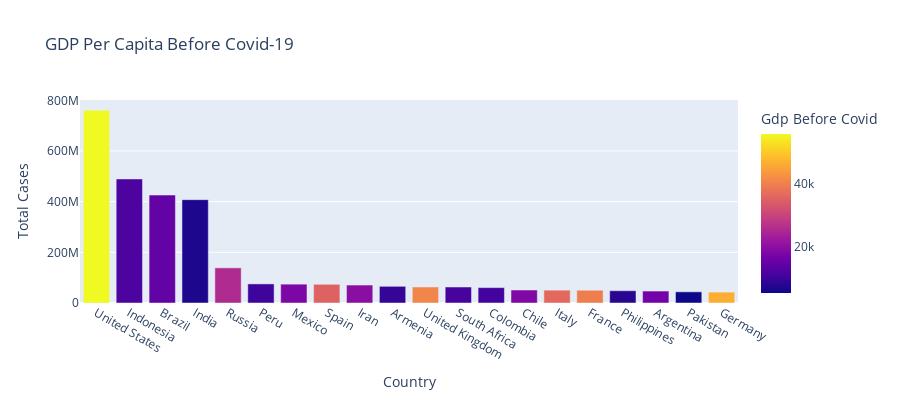

Here is the notebook cell this chart was saved with:
### Markdown cell above
# Analyzing the impact on Economy

Here the GDP per capita is the primary factor for analyzing the economic slowdowns caused due to the outbreak of covid-19. 
Let's have a look at the GDP per capita before the outbreak among the countries with the highest number of covid-19 cases:

### Code cell
fig = px.bar(info, x = 'Country', y = 'Total Cases', 
             hover_data = ['Population', 'Total Deaths'],
             color = 'Gdp Before Covid', height = 400,
             title = 'GDP Per Capita Before Covid-19')
fig.show()

### Figure 1 — Plotly figure (JSON) as saved in the notebook; plotly's stock layout.template omitted (floating-point values rounded to 4 significant figures)
{"data": [{"alignmentgroup": "True", "customdata": [[19.62, 29139980], [19.43, 9168032], [19.17, 14342127], [21.05, 7248130], [18.8, 2642435], [17.31, 3044986], [18.67, 7296660], [17.66, 5514199], [18.25, 3552131], [14.9, 2387268], [18.03, 7280594], [17.9, 1362533], [17.75, 2016697], [16.77, 1285554], [17.92, 6664225], [17.99, 5649590], [18.51, 1562716], [17.63, 1077506], [19.21, 877637], [18.24, 1650211]], "hovertemplate": "Country=%{x}<br>Total Cases=%{y}<br>Population=%{customdata[0]}<br>Total Deaths=%{customdata[1]}<br>Gdp Before Covid=%{marker.color}<extra></extra>", "legendgroup": "", "marker": {"color": [56070.0, 11570.0, 14580.0, 6645.0, 25610.0, 10110.0, 17930.0, 35320.0, 19730.0, 9086.0, 41100.0, 11070.0, 10680.0, 18340.0, 36420.0, 39920.0, 7858.0, 16780.0, 5206.0, 46770.0], "coloraxis": "coloraxis", "pattern": {"shape": ""}}, "name": "", "offsetgroup": "", "orientation": "v", "showlegend": false, "textposition": "auto", "type": "bar", "x": ["United States", "Indonesia", "Brazil", "India", "Russia", "Peru", "Mexico", "Spain", "Iran", "Armenia", "United Kingdom", "South Africa", "Colombia", "Chile", "Italy", "France", "Philippines", "Argentina", "Pakistan", "Germany"], "xaxis": "x", "y": [761184687, 489687127, 426003311, 407893299, 138661367, 75320488, 74353246, 73808620, 70877101, 65844325, 63174296, 63135859, 60725640, 51268034, 50752853, 50419935, 48470198, 47157884, 44115377, 42937034], "yaxis": "y"}], "layout": {"barmode": "relative", "coloraxis": {"colorbar": {"title": {"text": "Gdp Before Covid"}}, "colorscale": [[0, "#0d0887"], [0.1111, "#46039f"], [0.2222, "#7201a8"], [0.3333, "#9c179e"], [0.4444, "#bd3786"], [0.5556, "#d8576b"], [0.6667, "#ed7953"], [0.7778, "#fb9f3a"], [0.8889, "#fdca26"], [1, "#f0f921"]]}, "height": 400, "legend": {"tracegroupgap": 0}, "title": {"text": "GDP Per Capita Before Covid-19"}, "xaxis": {"anchor": "y", "domain": [0, 1], "title": {"text": "Country"}}, "yaxis": {"anchor": "x", "domain": [0, 1], "title": {"text": "Total Cases"}}}}
